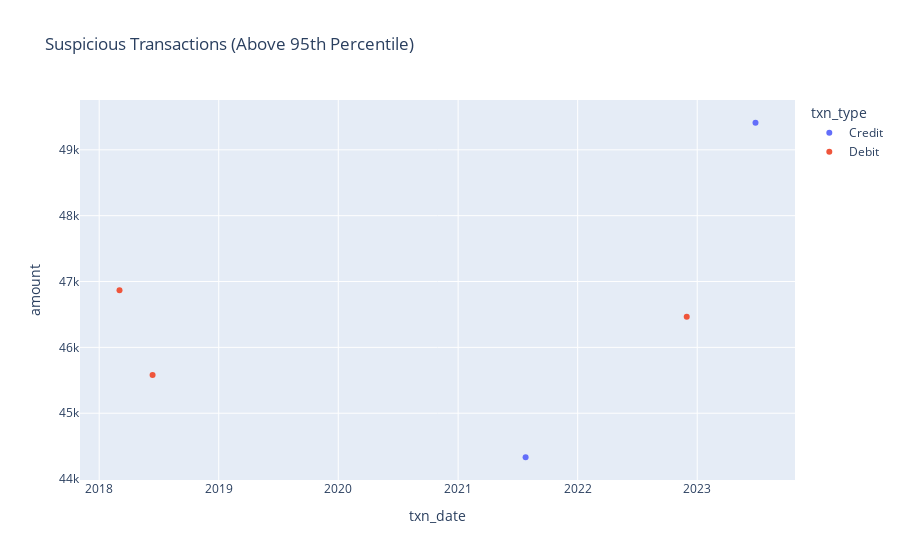

This figure's notebook cell:
### Code cell
##4.9 Fraud Detection (Suspicious Transactions > 95th percentile)
threshold = transactions['amount'].quantile(0.95)
suspicious_txn = transactions[transactions['amount'] > threshold]

fig = px.scatter(suspicious_txn, x="txn_date", y="amount", color="txn_type",
                 title="Suspicious Transactions (Above 95th Percentile)", hover_data=['account_id'])
fig.show()

### Figure 1 — Plotly figure (JSON) as saved in the notebook; plotly's stock layout.template omitted (floating-point values rounded to 4 significant figures)
{"data": [{"customdata": [[2024], [2086]], "hovertemplate": "txn_type=Credit<br>txn_date=%{x}<br>amount=%{y}<br>account_id=%{customdata[0]}<extra></extra>", "legendgroup": "Credit", "marker": {"color": "#636efa", "symbol": "circle"}, "mode": "markers", "name": "Credit", "orientation": "v", "showlegend": true, "type": "scatter", "x": ["2023-06-28T00:00:00.000000000", "2021-07-26T00:00:00.000000000"], "xaxis": "x", "y": [49410.0, 44330.0], "yaxis": "y"}, {"customdata": [[2050], [2061], [2094]], "hovertemplate": "txn_type=Debit<br>txn_date=%{x}<br>amount=%{y}<br>account_id=%{customdata[0]}<extra></extra>", "legendgroup": "Debit", "marker": {"color": "#EF553B", "symbol": "circle"}, "mode": "markers", "name": "Debit", "orientation": "v", "showlegend": true, "type": "scatter", "x": ["2018-06-13T00:00:00.000000000", "2018-03-04T00:00:00.000000000", "2022-11-30T00:00:00.000000000"], "xaxis": "x", "y": [45580.0, 46870.0, 46460.0], "yaxis": "y"}], "layout": {"legend": {"title": {"text": "txn_type"}, "tracegroupgap": 0}, "title": {"text": "Suspicious Transactions (Above 95th Percentile)"}, "xaxis": {"anchor": "y", "domain": [0, 1], "title": {"text": "txn_date"}}, "yaxis": {"anchor": "x", "domain": [0, 1], "title": {"text": "amount"}}}}
